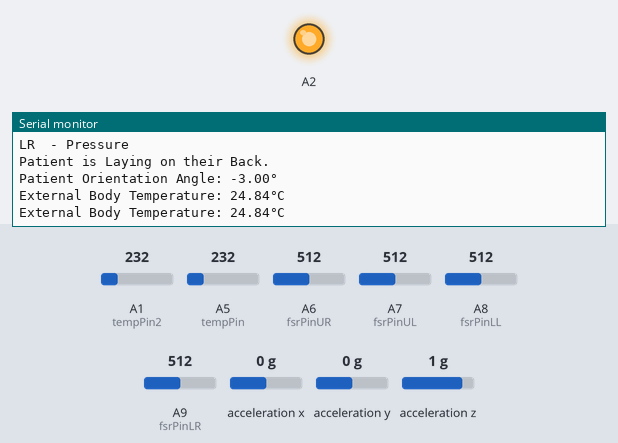
Bench run of a sketch on a simulated Teensy 3. Parts: output pins drawn as LEDs (lit = HIGH), the last lines printed to the serial monitor. The inputs (shaded band) are chosen by the test bench; at power-on: acceleration y 0 g, A6 (fsrPinUR) = 512, A8 (fsrPinLL) = 512, A7 (fsrPinUL) = 512, A9 (fsrPinLR) = 512, A1 (tempPin2) = 232, A5 (tempPin) = 232, acceleration x 0 g, acceleration z 1 g. The local clock reads 2024-03-15 10:24:30 at power-on unless the sketch sets it.

Above: at 1.3 s.
1.4 s: acceleration y set to -1.4 g
At 2.4 s:
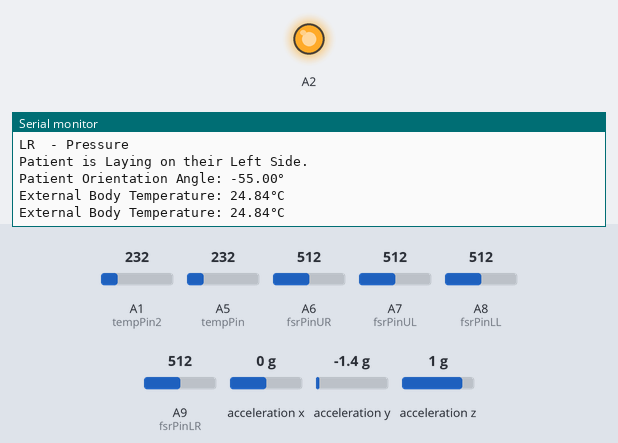
4.5 s: A6 (fsrPinUR) set to 90
7.5 s: A8 (fsrPinLL) set to 90
10.5 s: A7 (fsrPinUL) set to 90
At 11.7 s:
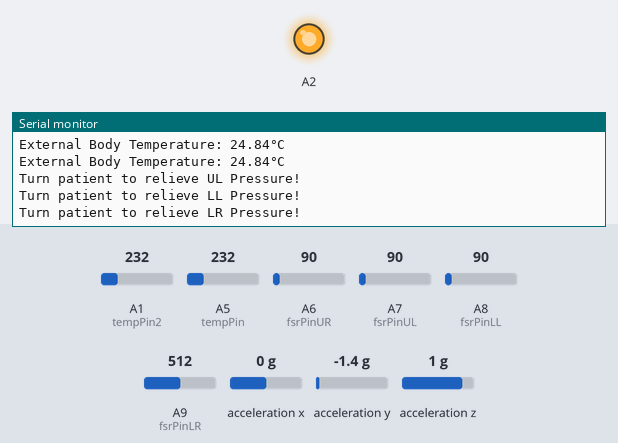
12.5 s: A9 (fsrPinLR) set to 90
At 13.8 s:
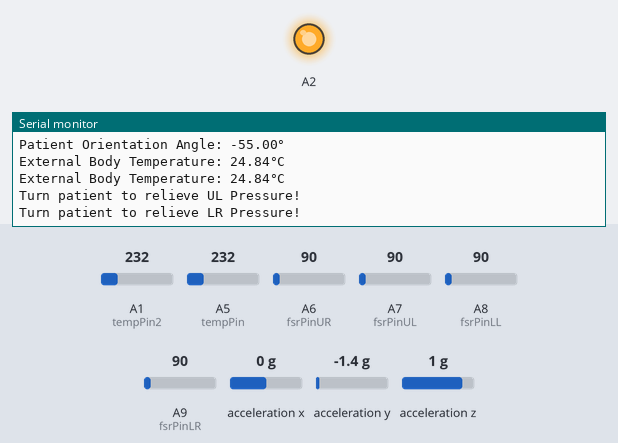
15.5 s: acceleration y set to 0.8 g
At 16.7 s:
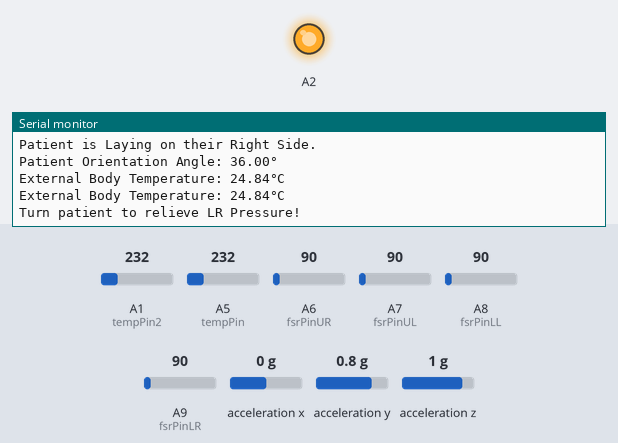
Timing chart, 0 to 18.5 s (numbered marks = the images above; inputs shaded):
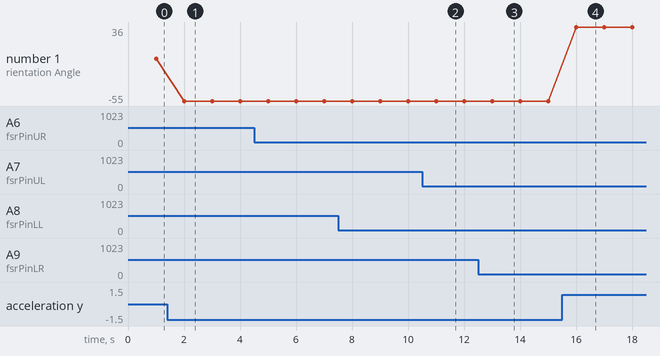

The sketch:

PURPLEallDelay.ino
```cpp
#include <math.h>
#include <Time.h>
#include <TimeLib.h>
#include <SparkFunLSM6DS3.h>
#include <SPI.h>

LSM6DS3 myIMU(SPI_MODE, 10);

//Define data pins
//int tempPinPwr = A4;
int fsrPinUR = A6;     // the FSR and 10K pulldown are connected to A6
int fsrPinUL = A7;
int fsrPinLL = A8;
int fsrPinLR = A9;
int tempPin = A5; //right shoulder sensor
int tempPin2 = A1;
//int ledPin = A2;

//Define variables
float fsrReadingUR=0;     // the analog reading from the FSR resistor divider
float fsrReadingUL=0;
float fsrReadingLR=0;
float fsrReadingLL=0;

long rawTemp=0;
float voltage=0;
float celsius=0;
float AX=0;
float AY=0;
float AZ=0;
float X = 0;
float Y = 0;
float Z = 0;
float roll = 0;
float pitch = 0;
float rollF = 0;
float pitchF = 0;

const int numReadings = 100;
int readings[numReadings];
int readIndex = 0;
int total = 0;
float avg_rot = 0;

//Define Timers
time_t t_now = 0;
time_t URt_now =0;
time_t ULt_now =0;
time_t LRt_now =0;
time_t LLt_now =0;
time_t temp_now =0;
time_t URt_delay =0;
time_t ULt_delay =0;
time_t LRt_delay =0;
time_t LLt_delay =0;

//Define flags
int first_flag = 0;
int URfirst_flag = 0;
int ULfirst_flag = 0;
int LLfirst_flag = 0;
int LRfirst_flag = 0;
int tempFlag = 0;
int URdelay_flag = 0;
int ULdelay_flag = 0;
int LLdelay_flag = 0;
int LRdelay_flag = 0;
int init_flag = 0;
int URstart_delay = 0;
int ULstart_delay = 0;
int LLstart_delay = 0;
int LRstart_delay = 0;

int URturn = 0;
int ULturn = 0;
int LLturn = 0;
int LRturn = 0;

void setup() {

  setSyncProvider(getTeensy3Time);

  Serial1.begin(38400);

  Serial.begin(9600);
  while (!Serial);  // Wait for Arduino Serial Monitor to open
  delay(100);

  if (timeStatus()!= timeSet) {
    Serial.println("Unable to sync with the RTC");
  } else {
    Serial.println("RTC has set the system time");
  }

//  pinMode(tempPinPwr, OUTPUT);//initialize digital pin as OUTPUT

  myIMU.begin();
  pinMode(A2, OUTPUT);
  digitalWrite(A2, HIGH);

  for (int thisReading = 0; thisReading < numReadings; thisReading++) {

    readings[thisReading] = 0;

  }

}

 void loop() {
//initialize realtime clock
  if (Serial.available()) {
    time_t t = processSyncMessage();
    if (t != 0) {
      Teensy3Clock.set(t); // set the RTC
      setTime(t);
    }
  }
    if(init_flag == 0){
      URt_now = now();
      ULt_now = now();
      LLt_now = now();
      LRt_now = now();
      URt_delay = now();
      ULt_delay = now();
      LLt_delay = now();
      LRt_delay = now();
      init_flag = 1;
    }
 //read FSR data
    fsrReadingUR = analogRead(fsrPinUR);
    fsrReadingUL = analogRead(fsrPinUL);
    fsrReadingLL = analogRead(fsrPinLL);
    fsrReadingLR = analogRead(fsrPinLR);

//display sensor values every second
  if(tempFlag == 0){
    tempFlag = 1;
    temp_now = now()+1;
  }

  if(temp_now == now()){
    digitalClockDisplay();

    pressureDetector(fsrReadingUR,1);
    pressureDetector(fsrReadingUL,2);
    pressureDetector(fsrReadingLL,3);
    pressureDetector(fsrReadingLR,4);
    patientOrientation();
    readTemp(1);
    readTemp(2); //readtemp2
    Serial.println();
    turnPatient();
    Serial.println();
    tempFlag = 0;
  }

//calculate orientation
    AX = myIMU.readFloatAccelX();
    AY = myIMU.readFloatAccelY();
    AZ = myIMU.readFloatAccelZ();

    X = AX - 0.01;
    Y = AY - 0.06;
    Z = AZ;

   roll = atan( Y / sqrt(pow( X, 2) + pow( Z, 2))) * 180 / PI;
   pitch = atan(-1 * X / sqrt(pow( Y, 2) + pow( Z, 2))) * 180 / PI;
   rollF = 0.94 * rollF + 0.06 * roll;
   pitchF = 0.94 * pitchF + 0.06 * pitch;

  total = total - readings[readIndex]; // read from the sensor:
  readings[readIndex] = rollF; // add the reading to the total:
  total = total + readings[readIndex]; // advance to the next position in the array:
  readIndex = readIndex + 1; // if we're at the end of the array...

  if(readIndex >= numReadings) { // ...wrap around to the beginning:
    readIndex = 0;
  }

   avg_rot = total / numReadings; // calculate the average:
 }


//Function to detail if enough pressure is being detected from a FSR sensor
void pressureDetector(float fsrReading, int sensorNum){
      int timerSensor = 0;
      int flaggy = -1;

      if(sensorNum == 1){
        Serial.print("UR ");
        timerSensor = 1;
      }
      else if(sensorNum == 2){
        Serial.print("UL ");
        timerSensor = 2;
      }
      else if(sensorNum == 3){
        Serial.print("LL ");
        timerSensor = 3;
      }
      else if(sensorNum == 4){
        Serial.print("LR ");
        timerSensor = 4;
      }
      else{
        Serial.print("Unknown Sensor! ");
      }

    if (fsrReading < 100) {
      Serial.println(" - No pressure");
      Serial1.print("No Pressure");
      Serial1.print(",");
      flaggy = 0;
    }
    else if (fsrReading > 100) {
      Serial.println(" - Pressure");
      Serial1.print("Pressure");
      Serial1.print(",");
      flaggy = 1;
      if((URdelay_flag == 0)){
        URt_delay = now();
      }
      if((ULdelay_flag == 0)){
        ULt_delay = now();
      }
      if((LLdelay_flag == 0)){
        LLt_delay = now();
      }
      if((LRdelay_flag == 0)){
        LRt_delay = now();
      }
    }
    timerSet(flaggy,timerSensor);
}

//function to determine if timer should be started or reset for each FSR sensor
//timers are independant for each sensor
void timerSet(int pressureflag, int sensorNum){
  if(sensorNum != 0 && pressureflag == 1){
    if(sensorNum == 1){
      if(URfirst_flag == 0){
        URfirst_flag = 1;
        URt_now = now();
        URstart_delay = 1;
      }
      else{
        URt_delay = now();
      }
    }
    if(sensorNum == 2){
      if(ULfirst_flag == 0){
        ULt_now = now();
        ULfirst_flag = 1;
        ULstart_delay = 1;
      }
      else{
        ULt_delay = now();
      }
    }
    if(sensorNum == 3){
      if(LLfirst_flag == 0){
        LLt_now = now();
        LLfirst_flag = 1;
        LLstart_delay = 1;
      }
      else{
        LLt_delay = now();
      }
    }
    if(sensorNum == 4){
      if(LRfirst_flag == 0){
        LRt_now = now();
        LRfirst_flag = 1;
        LRstart_delay = 1;
      }
      else{
        LRt_delay = now();
      }
    }
  }
  else if(sensorNum != 0 && pressureflag == 0){
    if((sensorNum == 1) and (now() >= URt_delay+5)){//no pressure and the delay is satisfied
      URt_now = now();
      URfirst_flag = 0;
      URdelay_flag = 0;//do i need this?
      URstart_delay = 0;
      URt_delay = now();
    }
    else if(sensorNum == 1 and URstart_delay == 1){//there was pressure at a point
      //hold delay
      URdelay_flag = 1;
    }
    else if(sensorNum == 1){//no pressure ever
        URt_now = now();
        URfirst_flag = 0;
    }

    if((sensorNum == 2) and (now() >= ULt_delay+5)){
      ULt_now = now();
      ULfirst_flag = 0;
      ULdelay_flag = 0;
      ULstart_delay = 0;
      ULt_delay = now();
    }
    else if(sensorNum == 2 and ULstart_delay == 1){//there was pressure at a point
      //hold delay
      ULdelay_flag = 1;
    }
    else if(sensorNum == 2){
      ULt_now = now();
      ULfirst_flag = 0;
    }

    if((sensorNum == 3) and (now() >= LLt_delay+5)){
      LLt_now = now();
      LLfirst_flag = 0;
      LLdelay_flag = 0;
      LLstart_delay = 0;
      LLt_delay = now();
    }
    else if(sensorNum == 3 and LLstart_delay == 1){//there was pressure at a point
      //hold
      LLdelay_flag = 1;
    }
    else if(sensorNum == 3){
      LLt_now = now();
      LLfirst_flag = 0;
    }

    if((sensorNum == 4) and (now() >= LRt_delay+5)){
      LRt_now = now();
      LRfirst_flag = 0;
      LRdelay_flag = 0;
      LRstart_delay = 0;
      LRt_delay = now();
    }
    else if(sensorNum == 4 and LRstart_delay == 1){//there was pressure at a point
      //Do NOTHING
      LRdelay_flag = 1;
    }
    else if(sensorNum == 4){
      LRt_now = now();
      LRfirst_flag = 0;
    }
  }
}

//Function that sends alerts to relieve pressure based on how long it has been applied
void turnPatient(){
  String alert = " ";
  if (now() >= URt_now+10){
    Serial.println("Turn patient to relieve UR Pressure!");
    alert = alert + "Relieve Right Shoulder\n";
  }
  if(now() >= ULt_now+10){
    Serial.println("Turn patient to relieve UL Pressure!");
    alert = alert + "Relieve Left Shoulder\n";
  }
  if(now() >= LLt_now+10){
    Serial.println("Turn patient to relieve LL Pressure!");
    alert = alert + "Relieve Left Hip\n";
  }
  if(now() >= LRt_now+10){
    Serial.println("Turn patient to relieve LR Pressure!");
    alert = alert + "Relieve Right Hip\n";
  }
  alert = alert + ",";
  Serial1.print(alert);
}

//Function that outputs how the patient is orientated based on the angle calculated
void patientOrientation(){
  if(avg_rot <=-30){
    Serial.println("Patient is Laying on their Left Side.");
    Serial1.print("Left Side");
    Serial1.print(",");
  }
  else if(avg_rot >= 30){
    Serial.println("Patient is Laying on their Right Side.");
    Serial1.print("Right Side");
    Serial1.print(",");
  }
  else if(avg_rot < 30 && avg_rot >= -30){
    Serial.println("Patient is Laying on their Back.");
    Serial1.print("Supine");
    Serial1.print(",");
  }
  else{
    Serial.println("Patient Orientation is unclear.");
    Serial1.print("Patient Orientation is unclear.");
    Serial1.print(",");
  }
   Serial.print("Patient Orientation Angle: ");
   Serial.print(avg_rot);
   Serial.println("°");
}

//Function to read and output temperature data based on sensor reading
void readTemp(int sensor){
//  digitalWrite(tempPinPwr, HIGH);
  if(sensor == 1){
    rawTemp = analogRead(tempPin);
  }
  else if(sensor ==2){
    rawTemp = analogRead(tempPin2);
  }

  voltage = rawTemp * (3.3 / 1023.0);
  celsius = (voltage - 0.5) * 100;

  Serial.print("External Body Temperature: "); // Print celcius temp to serial monitor
  Serial.print(celsius);
  Serial.println("°C");
  Serial1.print((String)celsius + "°C");
  Serial1.print(",");

//  digitalWrite(tempPinPwr, LOW);
}

//Function to display RTC
void digitalClockDisplay() {
//  digital clock display of the time
  Serial.print(hour());
  printDigits(minute());
  printDigits(second());
  Serial.print(" ");
  Serial.print(day());
  Serial.print("/");
  Serial.print(month());
  Serial.print("/");
  Serial.print(year());
  Serial.println();
}

time_t getTeensy3Time(){
  return Teensy3Clock.get();
}

/*  code to process time sync messages from the serial port   */
#define TIME_HEADER  "T"   // Header tag for serial time sync message
  unsigned long processSyncMessage() {
  unsigned long pctime = 0L;
  const unsigned long DEFAULT_TIME = 1357041600; // Jan 1 2013

  if(Serial.find(TIME_HEADER)) {
     pctime = Serial.parseInt();
     return pctime;

     if( pctime < DEFAULT_TIME) { // check the value is a valid time (greater than Jan 1 2013)
       pctime = 0L; // return 0 to indicate that the time is not valid
     }
  }
  return pctime;
}

void printDigits(int digits){
  // utility function for digital clock display: prints preceding colon and leading 0
  Serial.print(":");
  if(digits < 10)
    Serial.print('0');

  Serial.print(digits);
}
```

Measured:
- after the input at 1.4 s, the serial monitor: prints a new line after 0.60 s (image 1)
- after the input at 10.5 s, the serial monitor: prints a new line after 0.50 s (image 2)
- after the input at 12.5 s, the serial monitor: prints a new line after 0.50 s (image 3)
- after the input at 15.5 s, the serial monitor: prints a new line after 0.50 s (image 4)
- plotted number 1: -3 → -55 after the input at 1.4 s, -55 → 36 after the input at 15.5 s
